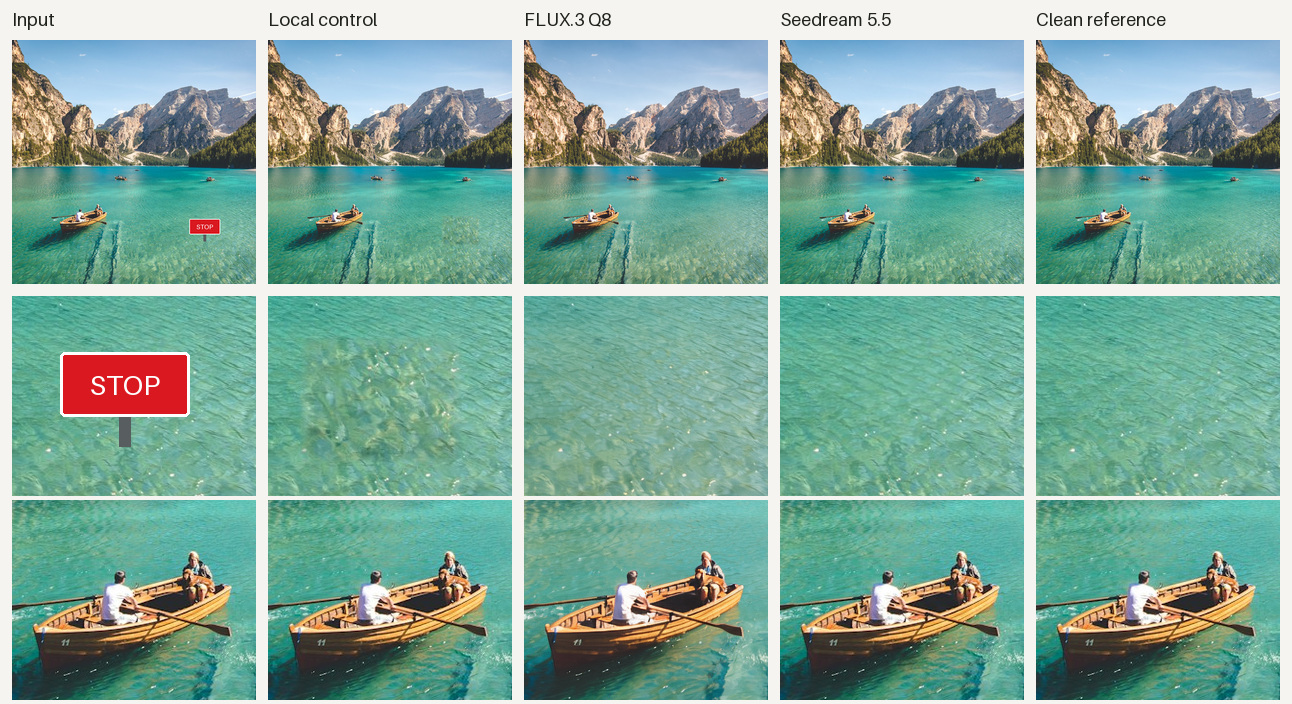
#> input picture specs/030-ai-retouching/evidence/lake-comparison.jpg, 1292 x 704 px, given in place of car.png, which was not available
$ python render-validation-sheet.py
#> lines starting #> are read from the running program, lines starting #| are printed output that depends on the picture
from pathlib import Path
from PIL import Image, ImageDraw, ImageFont

root = Path(__file__).resolve().parents[1]
fixtures = root / "Fixtures" / "Downloaded"
masks = root / "Validation" / "Tests"
rows = [
    [("car.png", "Car · input", fixtures), ("subject-car.png", "IS-Net · subject", masks),
     ("object-point-car.png", "SlimSAM · point", masks), ("object-box-car-candidate-0.png", "SlimSAM · box + center", masks),
     ("background-car.png", "IS-Net · background", masks)],
    [("mountain-lake.jpg", "Landscape · input", fixtures), ("landscape-sky.png", "Sky", masks),
     ("landscape-water.png", "Water", masks), ("landscape-mountains.png", "Mountains", masks),
     ("landscape-vegetation.png", "Vegetation probability", masks)],
    [("lena.jpg", "Portrait · input", fixtures), ("person-entirePerson.png", "Entire person", masks),
     ("person-faceSkin.png", "Face skin", masks), ("person-hair.png", "Hair probability", masks),
     ("person-eyeSclera.png", "Eye sclera", masks)],
    [("messi5.jpg", "Full body · input", fixtures), ("person-selected-messi.png", "Selected person", masks),
     ("person-all-messi.png", "All detected people", masks)],
    [("snow.jpg", "Snow · input", fixtures), ("landscape-snow.png", "Snow compatibility experiment", masks)],
]
cell_w, cell_h, label_h = 280, 210, 32
sheet = Image.new("RGB", (cell_w * 5, (cell_h + label_h) * len(rows)), "#11161d")
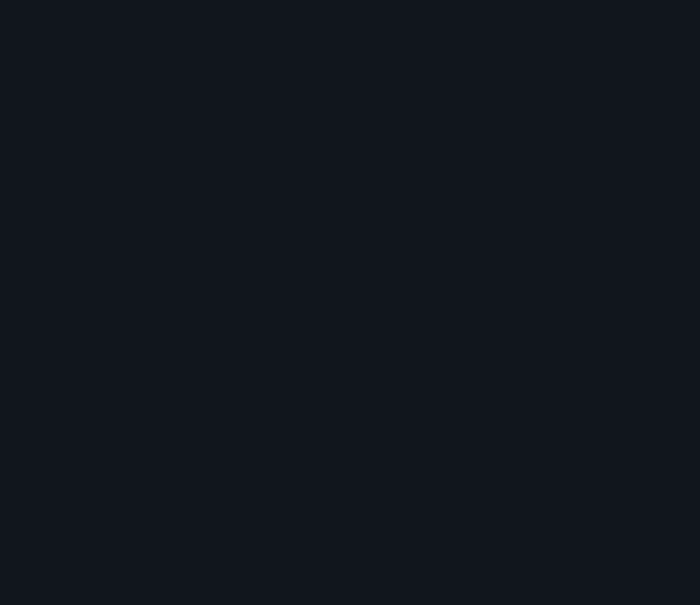
#> sheet: PIL image 1400x1210 RGB (shown at 1/2 size); mean R, G, B 17, 22, 29
draw = ImageDraw.Draw(sheet)
try:
    font = ImageFont.truetype("/System/Library/Fonts/Supplemental/Arial.ttf", 16)
except OSError:
    font = ImageFont.load_default()
for row_index, row in enumerate(rows):
    for column, (name, label, directory) in enumerate(row):
        image = Image.open(directory / name).convert("RGB")
#> image is the input picture: PIL image 1292x704 RGB; mean R, G, B 127.7, 168.1, 154.3
        image.thumbnail((cell_w, cell_h), Image.Resampling.LANCZOS)
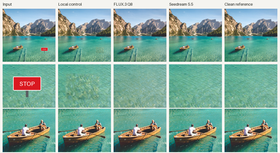
#> image: PIL image 280x153 RGB; mean R, G, B 127.7, 168.2, 154.4
        x = column * cell_w + (cell_w - image.width) // 2
#> x = 0
        y = row_index * (cell_h + label_h) + label_h + (cell_h - image.height) // 2
#> y = 60
        sheet.paste(image, (x, y))
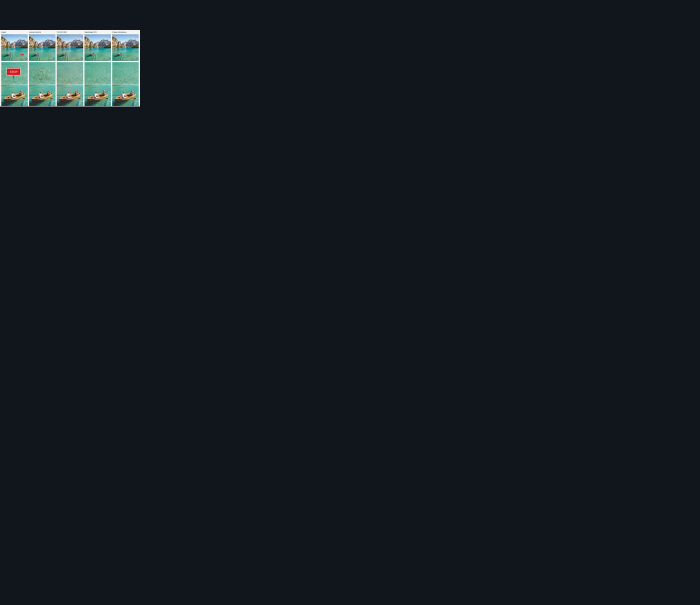
#> sheet: PIL image 1400x1210 RGB (shown at 1/2 size); mean R, G, B 19.8, 25.7, 32.2
#> (the run stopped early here; a loop or call above may not have finished)

$ run again, on specs/030-ai-retouching/evidence/portrait-comparison.jpg
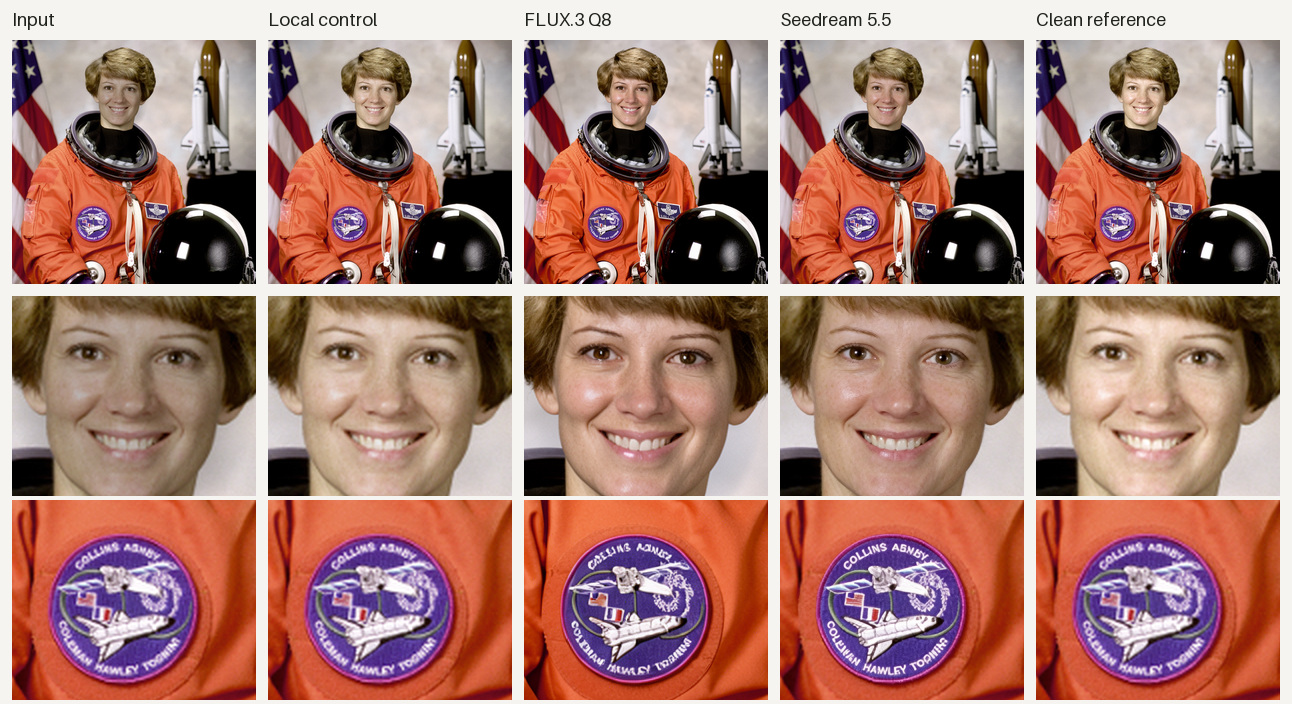
#> input picture specs/030-ai-retouching/evidence/portrait-comparison.jpg, 1292 x 704 px, given in place of car.png, which was not available
#> image is the input picture: PIL image 1292x704 RGB; mean R, G, B 166.9, 124.3, 115
#> `image.thumbnail((cell_w, cell_h), Image.Resampling.LANCZOS)`:
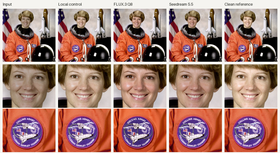
#> image: PIL image 280x153 RGB; mean R, G, B 167, 124.5, 115.2
#> `sheet.paste(image, (x, y))`:
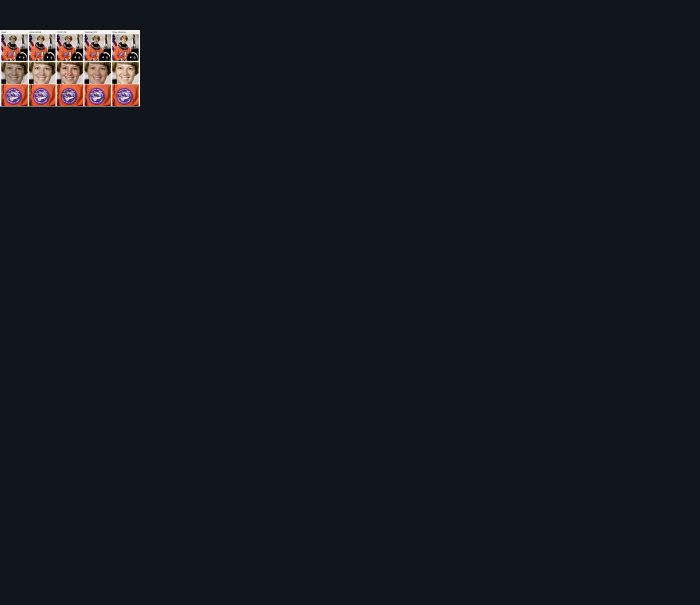
#> sheet: PIL image 1400x1210 RGB (shown at 1/2 size); mean R, G, B 20.8, 24.6, 31.2
